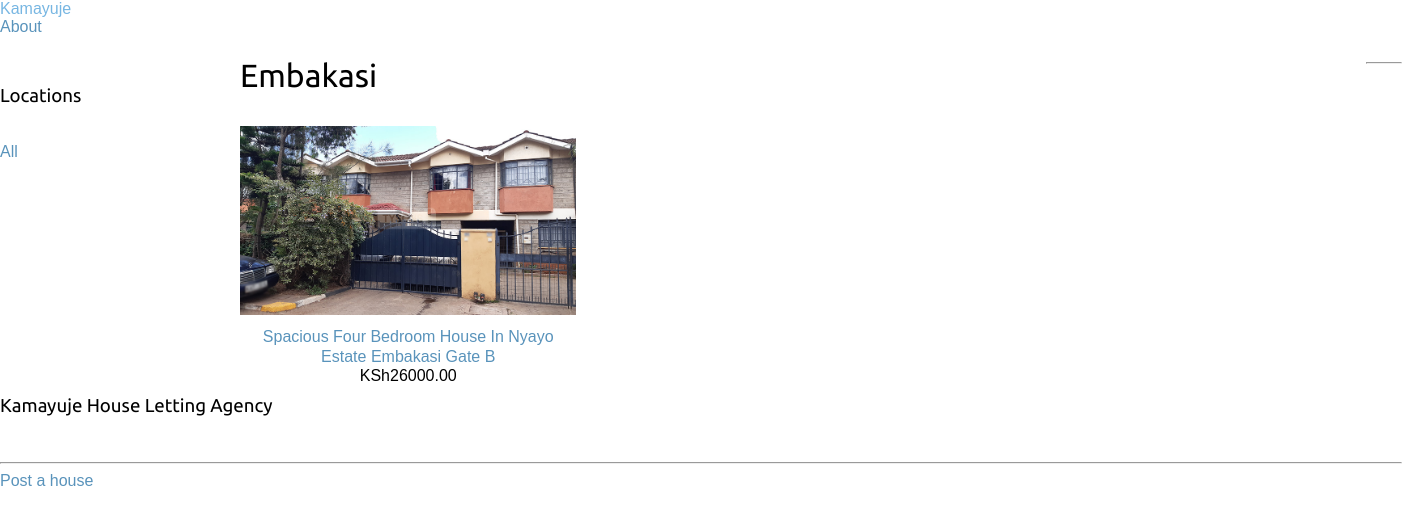
The page /embakasi/ on the database its author committed.
### Houses/models.py (models this page shows, shortened)
class House_Location(models.Model):
    locationName = models.CharField(max_length=255)
    slug = models.SlugField(max_length=255,
                            unique=True)
    class Meta:
        ordering = ['locationName']
        indexes = [
            models.Index(fields=['locationName']),
        ]
        verbose_name = 'Location'
        verbose_name_plural = 'Locations'

class House_Details(models.Model):
    user = models.ForeignKey(User,
                             on_delete=models.CASCADE)
    location = models.ForeignKey(House_Location,
                                 on_delete=models.CASCADE)
    title = models.CharField(max_length=255)
    slug = models.SlugField(max_length=155, unique=True)
    thumbnail = models.ImageField(upload_to='img')
    description = models.TextField(max_length=1000)
    monthly_rent = models.DecimalField(max_digits=10,
                                       decimal_places=2)
    available = models.BooleanField(default=True)
    owners_contact = models.DecimalField(max_digits=10,
                                         decimal_places=0)
    posted = models.DateTimeField(auto_now_add=True)
    updated = models.DateTimeField(auto_now=True)
    class Meta:
        ordering = ['-posted']
    def get_absolute_url(self):
        return reverse('Houses:house_detail', args=[self.id, self.slug])

### Agency/views.py (the view)
# urls.py: path('', views.house_list, name='house_list'),
def house_list(request, location_slug=None):
    location = None
    locations = House_Location.objects.all()
    houses = House_Details.objects.filter(available=True)
    if location_slug:
        location = get_object_or_404(House_Location,
                                     slug=location_slug)
        houses = houses.filter(location=location)
    return render(request,
                  'Agency/frontpage.html',
                  {'location': location,
                   'locations': locations,
                   'houses': houses})

### Agency/templates/Agency/frontpage.html (shortened to what this page needs)
{% extends "Agency/base.html" %}
{% load static %}
    {% block content %}
        <div id="sidebar">
            <h3>Locations</h3>
            <ul>
                <li {% if not locations %}class="selected"{% endif %}>
                    <a href="{% url "Agency:house_list" %}">All</a>
                </li>
            </ul>
        </div>
        <div id="main" class="product-list">
            <h1>{% if location %}{{ location.locationName }}{% else %}Houses
            {% endif %}</h1>
            {% for house in houses %}
                <div class="item">
                    <a class="afrontpage" href="{{ house.get_absolute_url }}">
                        <img src="{% if house.thumbnail %}{{ house.thumbnail.url }}{% else %}{%
            static "img/no_image.png" %}{% endif %}">
                    </a>
                    <a class="afrontpage" href="{{ house.get_absolute_url }}">{{ house.title }}</a>
                    <br>
                    KSh{{ house.monthly_rent }}
                </div>
            {% endfor %}
        </div>
    {% endblock %}

### Agency/static/css/base.css (style rules this page uses)
body { margin:0; padding:0; font-family:helvetica, sans-serif; }
h1, h2, h3, h4, h5 , h6 { font-family: 'Ubuntu', sans-serif; font-weight:normal; }
a { text-decoration:none; color:#5993bb; }
#sidebar { width:220px; padding:30px 20px 0 0; float:left; }
#sidebar ul { margin:0; padding:0; }
#sidebar ul li { margin:0; list-style:none; padding:10px 14px; }
#sidebar ul li a { display:block; }
#main { float:left; width: 96%; margin-right:-220px; overflow:hidden; }
.product-list .item { width:25%; padding:10px 20px 10px 0; float:left; text-align:center; line-height:1.2; }
.product-list .item img { width:100%; margin-bottom:8px; }
a, li { display:inline; text-decoration: none; justify-content: space-between; }

### rows shown on the page
House_Location: locationName "Embakasi"
House_Details: thumbnail (picture), title "Spacious Four Bedroom House In Nyayo Estate Embakasi Gate B", monthly_rent "26000.00"
